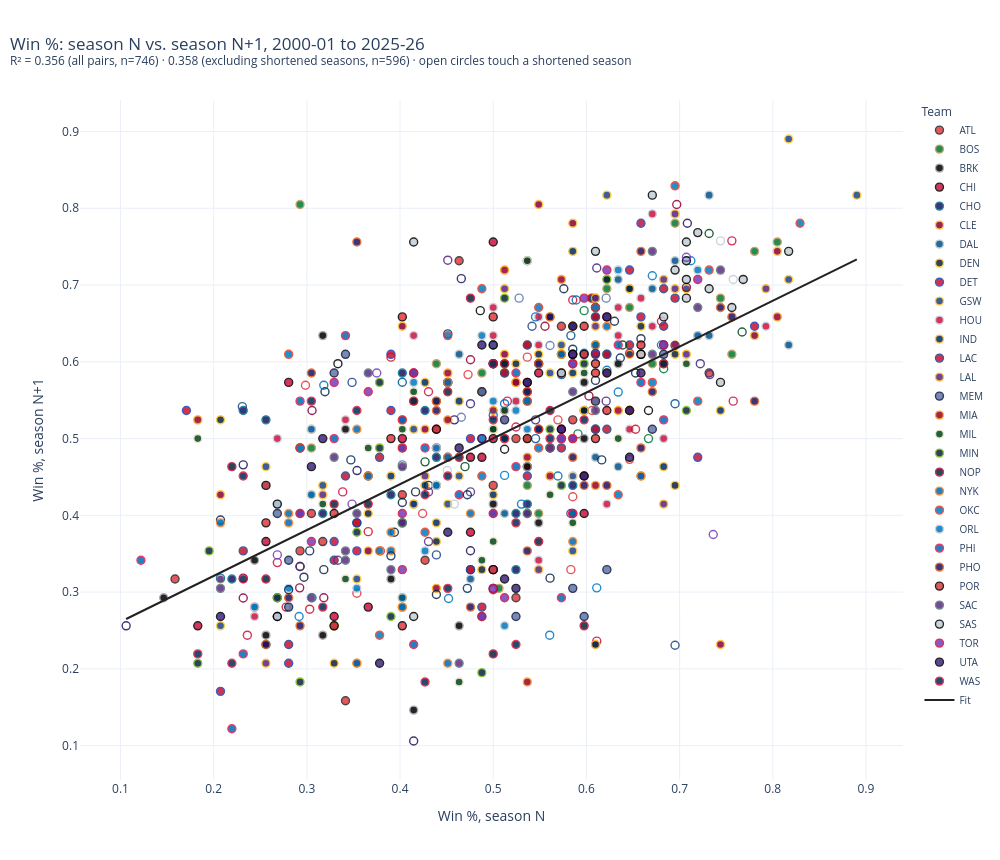

Notebook code for this chart:
### Markdown cell above
## Win %

### Code cell
plot_consecutive(pairs, "win_pct").show()
